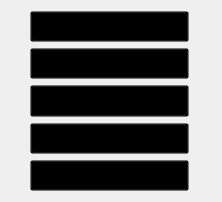
                <widget class="QWidget" name="tab_27">
                 <attribute name="title">
                  <string>검색</string>
                 </attribute>
                 <layout class="QGridLayout" name="gridLayout_26">
                  <property name="leftMargin">
                   <number>30</number>
                  </property>
                  <property name="rightMargin">
                   <number>20</number>
                  </property>
                  <item row="0" column="0">
                   <widget class="QPushButton" name="bell_Search_Title1">
                    <property name="font">
                     <font>
                      <family>나눔고딕</family>
                      <pointsize>12</pointsize>
                     </font>
                    </property>
                    <property name="styleSheet">
                     <string notr="true">text-align: left;
background: transparent;</string>
                    </property>
                    <property name="text">
                     <string/>
                    </property>
                   </widget>
                  </item>
                  <item row="0" column="1">
                   <widget class="QLabel" name="bell_Search_Date1">
                    <property name="text">
                     <string/>
                    </property>
                    <property name="alignment">
                     <set>Qt::AlignBottom|Qt::AlignRight|Qt::AlignTrailing</set>
                    </property>
                   </widget>
                  </item>
                  <item row="1" column="0">
                   <widget class="QPushButton" name="bell_Search_Title2">
                    <property name="font">
                     <font>
                      <family>나눔고딕</family>
                      <pointsize>12</pointsize>
                     </font>
                    </property>
                    <property name="styleSheet">
                     <string notr="true">text-align: left;
background: transparent;</string>
                    </property>
                    <property name="text">
                     <string/>
                    </property>
                   </widget>
                  </item>
                  <item row="1" column="1">
                   <widget class="QLabel" name="bell_Search_Date2">
                    <property name="text">
                     <string/>
                    </property>
                    <property name="alignment">
                     <set>Qt::AlignBottom|Qt::AlignRight|Qt::AlignTrailing</set>
                    </property>
                   </widget>
                  </item>
                  <item row="2" column="0">
                   <widget class="QPushButton" name="bell_Search_Title3">
                    <property name="font">
                     <font>
                      <family>나눔고딕</family>
                      <pointsize>12</pointsize>
                     </font>
                    </property>
                    <property name="styleSheet">
                     <string notr="true">text-align: left;
background: transparent;</string>
                    </property>
                    <property name="text">
                     <string>검색어를 입력해주세요</string>
                    </property>
                   </widget>
                  </item>
                  <item row="2" column="1">
                   <widget class="QLabel" name="bell_Search_Date3">
                    <property name="text">
                     <string/>
                    </property>
                    <property name="alignment">
                     <set>Qt::AlignBottom|Qt::AlignRight|Qt::AlignTrailing</set>
                    </property>
                   </widget>
                  </item>
                  <item row="3" column="0">
                   <widget class="QPushButton" name="bell_Search_Title4">
                    <property name="font">
                     <font>
                      <family>나눔고딕</family>
                      <pointsize>12</pointsize>
                     </font>
                    </property>
                    <property name="styleSheet">
                     <string notr="true">text-align: left;
background: transparent;</string>
                    </property>
                    <property name="text">
                     <string/>
                    </property>
                   </widget>
                  </item>
                  <item row="3" column="1">
                   <widget class="QLabel" name="bell_Search_Date4">
                    <property name="text">
                     <string/>
                    </property>
                    <property name="alignment">
                     <set>Qt::AlignBottom|Qt::AlignRight|Qt::AlignTrailing</set>
                    </property>
                   </widget>
                  </item>
                  <item row="4" column="0">
                   <widget class="QPushButton" name="bell_Search_Title5">
                    <property name="font">
                     <font>
                      <family>나눔고딕</family>
                      <pointsize>12</pointsize>
                     </font>
                    </property>
                    <property name="styleSheet">
                     <string notr="true">text-align: left;
background: transparent;</string>
                    </property>
                    <property name="text">
                     <string/>
                    </property>
                   </widget>
                  </item>
                  <item row="4" column="1">
                   <widget class="QLabel" name="bell_Search_Date5">
                    <property name="text">
                     <string/>
                    </property>
                    <property name="alignment">
                     <set>Qt::AlignBottom|Qt::AlignRight|Qt::AlignTrailing</set>
                    </property>
                   </widget>
                  </item>
                 </layout>
                </widget>
